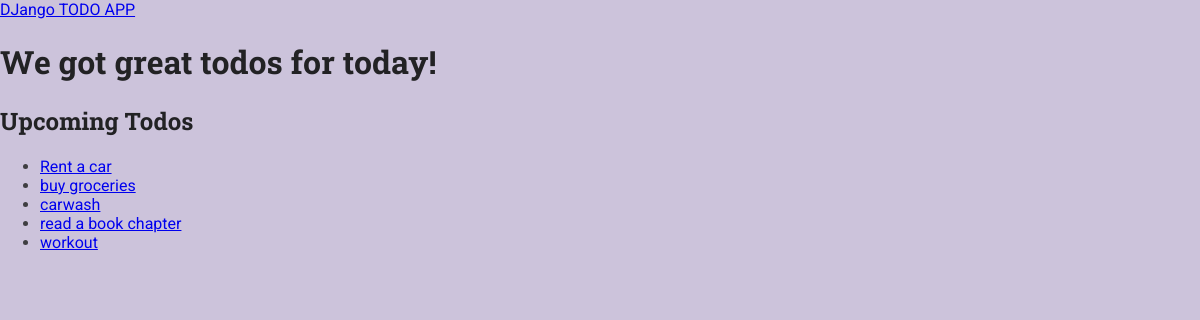
/todo/, run on an earlier commit of the app's database.
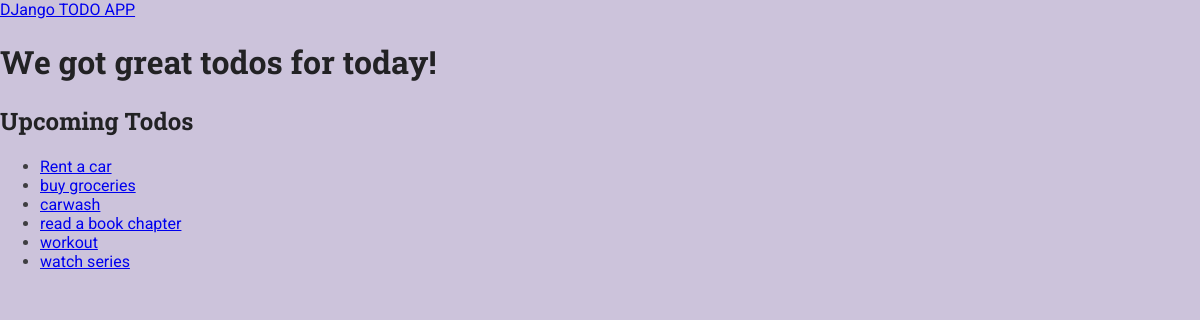
And on a later commit of the database.
### todo/models.py (models this page shows, shortened)
class Todo(models.Model):
    id = models.AutoField(primary_key=True)
    title = models.CharField(max_length=120)
    category = models.ForeignKey(Category,default=5, on_delete=models.PROTECT,blank=True, null=True)
    user = models.ForeignKey(User, on_delete=models.CASCADE,blank=True, null=True)
    description = models.TextField()
    completed = models.BooleanField(default=False)

### todo/views.py (the view)
# urls.py: path('todo/',views.index,name='all_todos'),
def index(request):
    todo = Todo.objects.all()
    return render(request,'todo/index.html', {
        'todo': todo
    })

### todo/templates/todo/index.html (shortened to what this page needs)
{% extends 'todo/base/base.html' %}
{% load static %}
{% block main_heading %}We got great todos for today!{% endblock %}
{% block body %}
        <section>
            <h2>Upcoming Todos</h2>
            <ul>
                {% for todo_item in todo %}
                {% include 'todo/includes/todo-item.html' with id=todo_item.id title=todo_item.title %}
                {% endfor %}
            </ul>
        </section>
{% endblock %}

### todo/templates/todo/includes/todo-item.html
<li>
    <article>
        <a href="{% url 'todo_details' id %}">{{ title }}</a>
    </article>
</li>

What changed in the data, as far as the page shows it:
added Todo: title "watch series"
